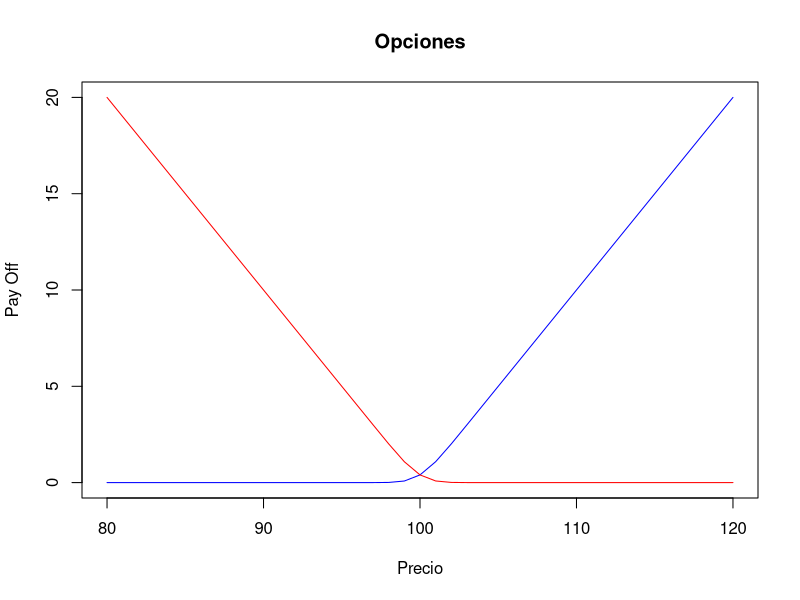
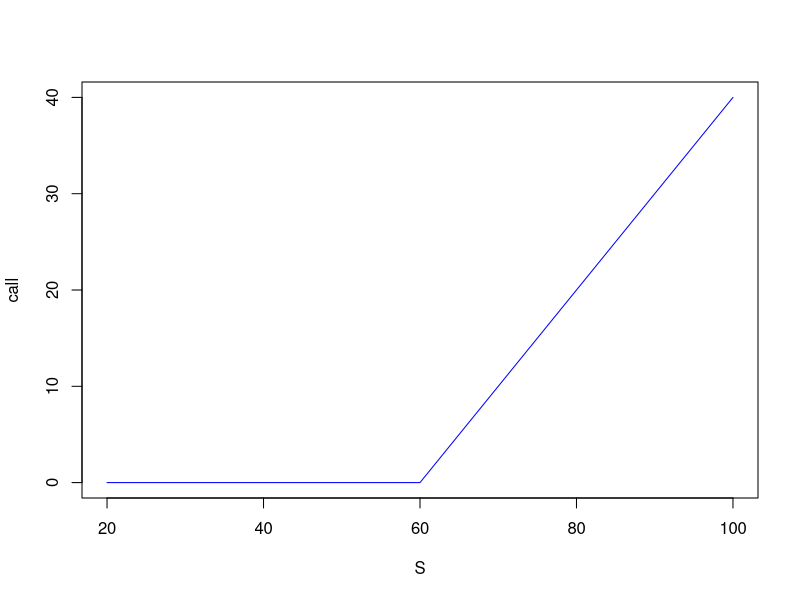
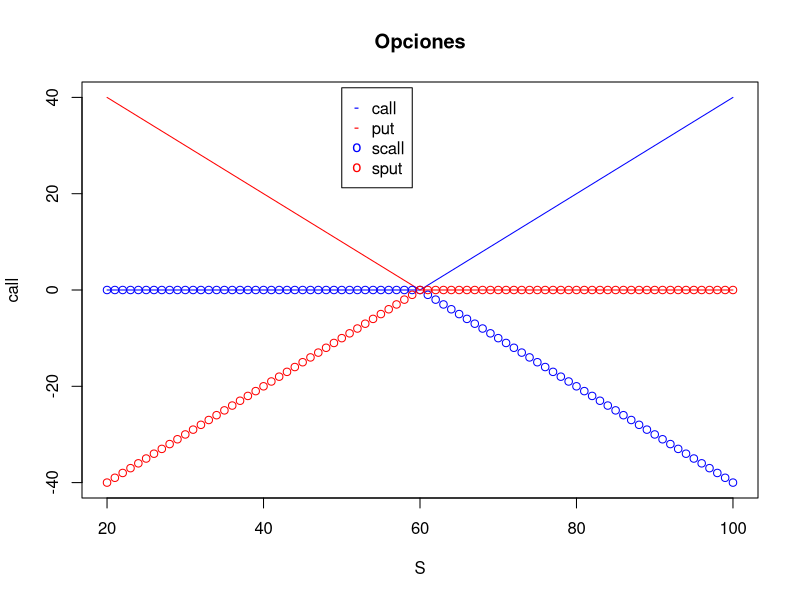
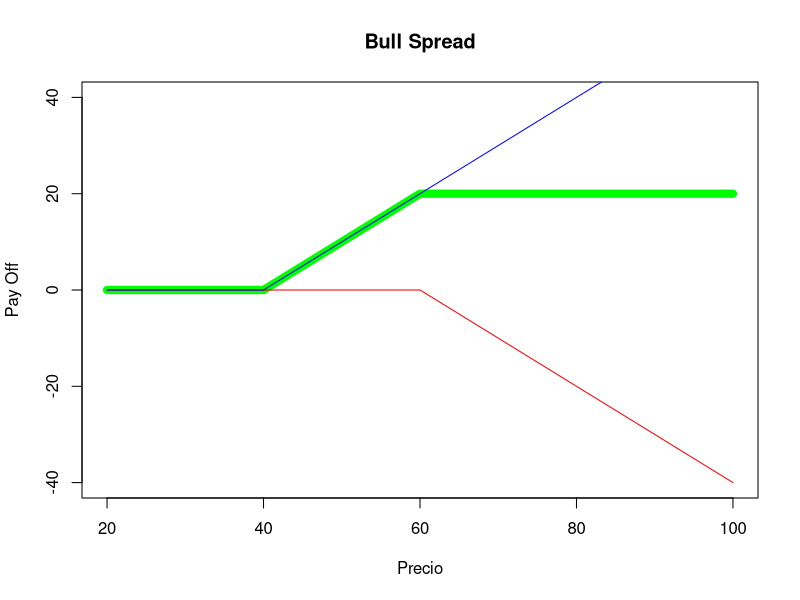
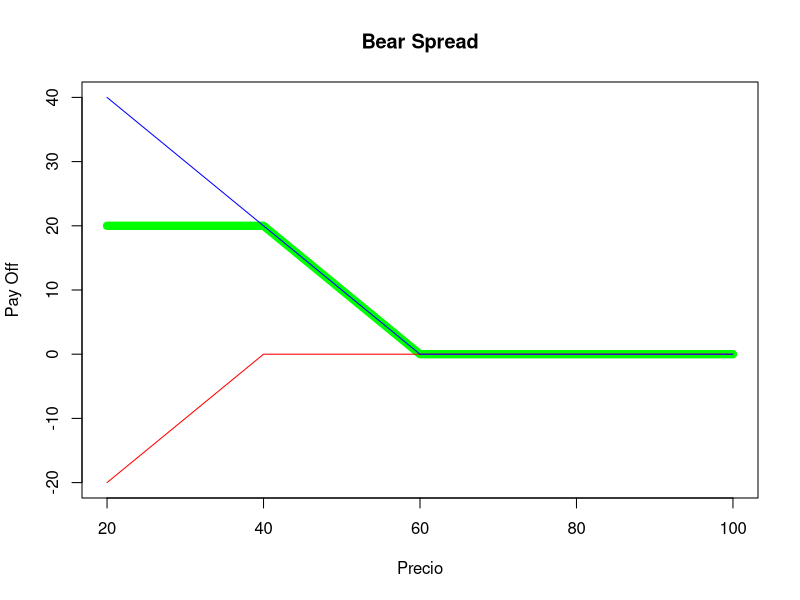
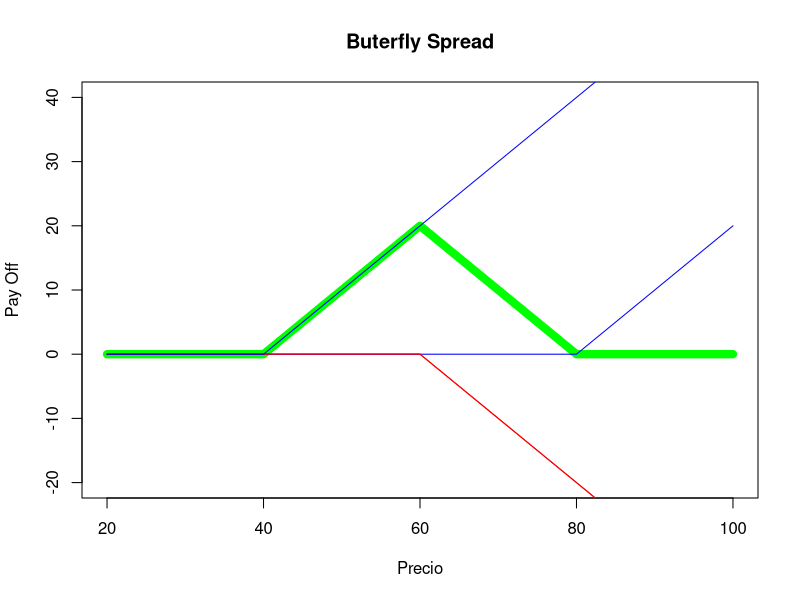
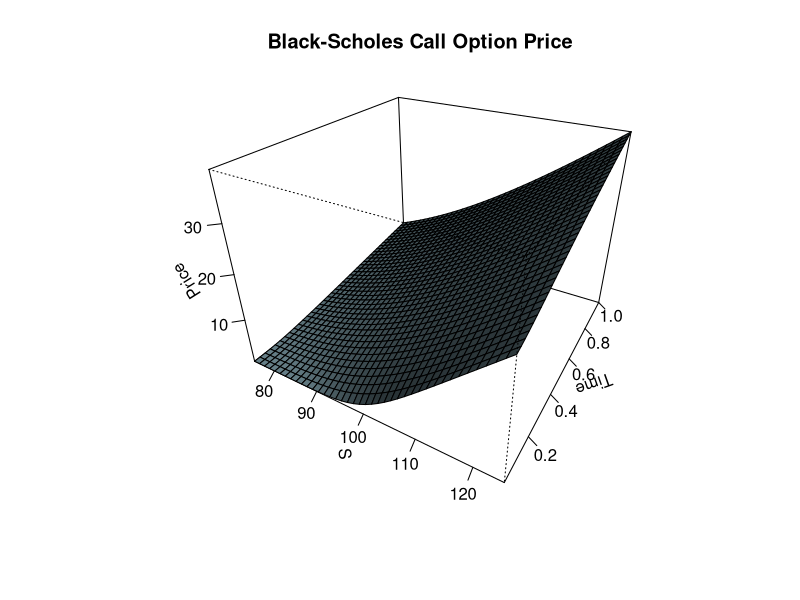
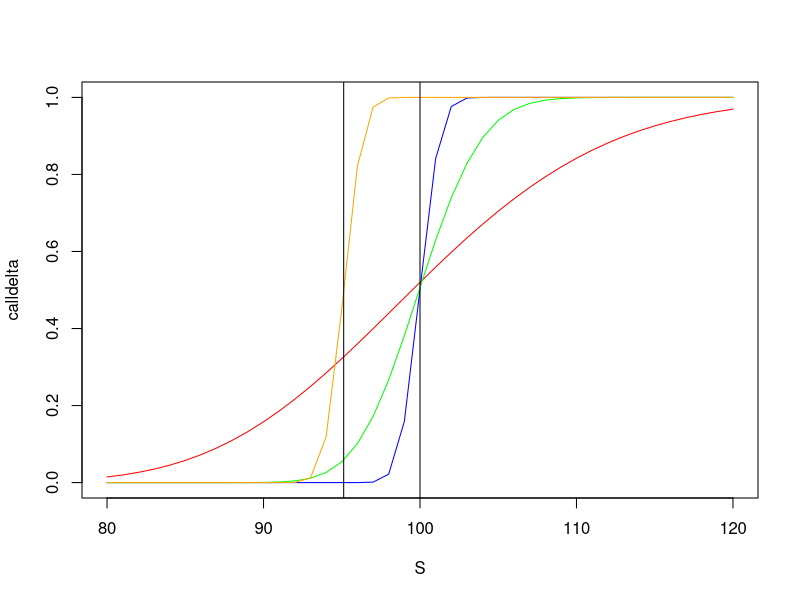

Generate these figures, in order, with R: (Note: this script raises an error after producing the figures.)
BlackScholes <- function(S, K, r, T, sig, type){
  
  if(type=="C"){
    d1 <- (log(S/K) + (r + sig^2/2)*T) / (sig*sqrt(T))
    d2 <- d1 - sig*sqrt(T)
    
    value <- S*pnorm(d1) - K*exp(-r*T)*pnorm(d2)
    return(value)}
  
  if(type=="P"){
    d1 <- (log(S/K) + (r + sig^2/2)*T) / (sig*sqrt(T))
    d2 <- d1 - sig*sqrt(T)
    
    value <-  (K*exp(-r*T)*pnorm(-d2) - S*pnorm(-d1))
    return(value)}
}





S=80:120
K=100
r=0
T=1
sig=0.01

call=BlackScholes(S, K, r, T, sig, "C")
put=BlackScholes(S, K, r, T, sig, "P")


plot(S,call,type="l",col="blue", ylab="Pay Off",xlab="Precio", main="Opciones")
lines(S,put, col="red")




opcal<-function(S,K){
  
  for(i in 1:length(S)){
    
    call[i]=max(S[i]-K,0)
    
  }
  return(call)
  
}

sopcal<-function(S,K){
  
  for(i in 1:length(S)){
    
    call[i]=-max(S[i]-K,0)
    
  }
  return(call)
  
}



S=4; K=2

opcal(S,K)


S=20:100; K=60

call=opcal(S,K)


plot(S,call,col="blue", type="l")

opput<-function(S,K){
  
  for(i in 1:length(S)){
    
    put[i]=max(K-S[i],0)
    
  }
  return(put)
  
}


sopput<-function(S,K){
  
  for(i in 1:length(S)){
    
    put[i]=-max(K-S[i],0)
    
  }
  return(put)
  
}


put=opput(S,K)
sput=sopput(S,K)
scall=sopcal(S,K)

 

 
plot(S,call,col="blue", type="l", ylim = c(-40,40), main="Opciones",)
lines(S,put,col="red",type="l")
lines(S,scall,col="blue",type="p")
lines(S,sput,col="red",type="p")
legend(50, 42,legend = c("call","put","scall","sput"), col=c("blue","red","blue", "red"),pch = c("-","-","o","o")) 





## Bull spread


K1=40
K2=60

S=20:100


call=opcal(S,K1)
scall=sopcal(S,K2)


bull=function(S,K1,K2){
  
  call=opcal(S,K1) ; scall=sopcal(S,K2)

   bull=scall+call
  return(bull)
}

bull=bull(S,K1,K2)
plot(S,bull,col="green", type="l", ylim = c(-40,40), main="Bull Spread",lwd=8,ylab="Pay Off", xlab="Precio")
lines(S,scall,col="red",type="l")
lines(S,call,col="blue",type="l")

bear=function(S,K1,K2){
  
 put=opput(S,K2) ; sput=sopput(S,K1)
  
  bear=sput+put
  return(bear)
}


put=opput(S,K2)
sput=sopput(S,K1)
bear=bear(S,K1,K2)
plot(S,bear,col="green", type="l", ylim = c(-20,40), main="Bear Spread",lwd=8,ylab="Pay Off", xlab="Precio")
lines(S,sput,col="red",type="l")
lines(S,put,col="blue",type="l")


K1=40
K2=60
K3=80

buterfly=function(S,K1,K2,K3){
  
  call1=opcal(S,K1) ; scall1=sopcal(S,K2);scall2=sopcal(S,K2);call2=opcal(S,K3)
  
  buterfly=call1+call2+scall1+scall2
  
  return(buterfly)
}

buterfly=buterfly(S,K1,K2,K3)

call1=opcal(S,K1) ; scall1=sopcal(S,K2);scall2=sopcal(S,K2);call2=opcal(S,K3)

plot(S,buterfly,col="green", type="l" ,ylim = c(-20,40), main="Buterfly Spread",lwd=8,ylab="Pay Off", xlab="Precio")
lines(S,scall1,col="red",type="l")
lines(S,call2,col="blue",type="l")
lines(S,scall2,col="red",type="l")
lines(S,call1,col="blue",type="l")



## Black and Scholes


call.value <- function(S, X, t, r, v)
{
  d1 <- (log(S/X)+(r+ 0.5 * v^2) * t) / ( v * sqrt(t))
  d2 <- d1 - v * sqrt(t)
  result <- S * pnorm(d1) - X * exp(-r * t) * pnorm(d2)
  result
}


put.value  <- function(S, X, t, r, v)
{
  d1 <- (log(S/X) + (r + 0.5 * v^2) * t)/(v * sqrt(t))
  d2 <- d1 - v * sqrt(t)
  X * exp(-r * t) * pnorm(-d2)- S * pnorm(-d1)
}


delta <- function(type, S, X, t, r, v)
{
  d1 <- (log(S/X) + (r + 0.5 * v^2) * t)/(v * sqrt(t));
  if(type > 0)	# put
    pnorm(d1) -1
  else			# call
    pnorm(d1);
  
}


gamma <- function(type, S, X, t, r, v)
{
  d <- (log(S/X) + (r + 0.5 * v^2) * t)/(v * sqrt(t));
  top <- exp(-d^2/2)
  bottom <- S * v * sqrt(2*pi*t)
  top/bottom
}



# type: either 0 means call option and 1 means put option
rho <- function(type, S, X, t, r, v)
{
  d1 <- (log(S/X)+(r+ 0.5 * v^2) * t) / ( v * sqrt(t))
  d2 <- d1 - v * sqrt(t)
  if(type >0)	# put
    -X * t * exp(-r * t) * pnorm(-d2)
  else	# call	
    X * t * exp(-r * t) * pnorm(d2);
}


vega <- function(type, S, X, t, r, v)
{
  d1 <- (log(S/X)+(r+ 0.5 * v^2) * t) / ( v * sqrt(t))
  S * sqrt(t) * ( exp(-d1^2/2)/ sqrt(2 * pi) )
}


theta <- function(type, S, X, t, r, v)
{
  d1 <- (log(S/X)+(r+ 0.5 * v^2) * t) / ( v * sqrt(t))
  d2 <- d1 - v * sqrt(t)
  if(type >0)	# put
  {
    p1 <- -S * exp(-d1^2/2) * v / (2 * sqrt(2 * pi * t) )
    p2 <- r * X * exp(-r * t) * pnorm(1 - pnorm(d2))	        
    p1 + p2
  }
  else	# call	
  {
    p1 <- -S * exp(-d1^2/2) * v / (2 * sqrt(2 * pi * t) ) 
    p2 <- r * X * exp(-r * t) * pnorm(d2);	        
    p1 - p2
  }
}



greeks <- function(type, fnc, S, X, t, r, v)
{
  if (fnc=="delta")
  {
    delta(type, S, X, t, r, v)
  }
  else if(fnc=="vega")
  {
    vega(type, S, X, t, r, v)
  }
  else if(fnc=="gamma")
  {
    gamma(type, S, X, t, r, v)
  }
  else if(fnc=="rho")
  {
    rho(type, S, X, t, r, v)
  }
  else
  {
    theta(type, S, X, t, r, v);
  }
}


# The following code produces a 3D perspective 
# plot for the Black-Schole Call option.
CallOption3DPlot = function ( S, X, t, r, v, 
                              theta = 30, phi = 30, expand = 0.75, 
                              col = "lightblue", ltheta = 120, shade = 0.75, 
                              ticktype = "detailed", cex = 0.6, 
                              main = "Black-Scholes Call Option Price", ...)
{   
  
  premium3D = function(S, t,  X, r, v) 
  {
    call.value(S, X, t, r, v)
  }
  
  
  # Prices:
  Price = outer(S, t, FUN = premium3D,  X, r,  v)
  
  # Perspective Plot:
  persp(x = S, y = t, z = Price, xlab = "S", ylab = "Time",  
        theta = theta, phi = phi, expand = expand, col = col, 
        ltheta = ltheta, shade = shade, ticktype = ticktype, 
        cex = cex, main = main, ...) 
  
  # Return Value:
  invisible(list(S = S, t= t, Price = Price))  
}




CallOption3DPlot( S = seq(from = 75, to = 125, length = 40), 
                  X = 100, 
                  t = seq(from = 1/52, to = 1, length = 40), 
                  r = 0.1, 
                  v = 0.4)


### Graficos de las griegas


plot3DGreeks <- function (type, func, S, X, t, r, v, theta = 30, 
                          phi = 20, expand = 0.75, col = "cyan", ltheta = 120, shade = 0.75, 
                          ticktype = "detailed", cex = 0.6, 
                          main = paste("Black-Scholes Option Sensitivity for ", func, sep="") , ...)
{  
  greeks3D = function(S, t, X, r, v) 
  { 
    if (func == "delta")
    {
      delta(type, S, X, t, r, v)
    }
    else if (func == "gamma")
    {
      gamma(type, S, X, t, r, v)
    }
    else if (func == "vega")
    {
      vega(type, S, X, t, r, v)
    }
    else if (func == "theta")
    {
      theta(type, S, X, t, r, v)
    }
    else if (func == "rho")
    {
      rho(type, S, X, t, r, v)
    }
  }
  
  # Sensitivities:
  Greeks = outer(S, t, FUN = greeks3D, X, r, v)
  
  # Perspective Plot:
  persp(x=S, y=t, z=Greeks, xlab="S", ylab="Time", zlab="Griega", 
        theta=theta, phi=phi, expand=expand, col=col, ltheta=ltheta,
        shade=shade, ticktype=ticktype, cex=cex, main=main, ...) 
  
  # Return Value:
  invisible(list(S = S, t = t, Sensitivity = Greeks))
}


## Grafica de una Delta



S=80:120
K=100
r=0
T=1
sig=0.01

calldelta=delta(0,S,K,T,r,sig)
calldelta1=delta(0,S,K,T,r,0.1)
calldelta2=delta(0,S,K,10,r,0.01)
calldelta3=delta(0,S,K,T,0.05,0.01)

plot(S,calldelta, type="l",col="blue")
lines(S,calldelta1, col="red")
lines(S,calldelta2, col="green")
lines(S,calldelta3, col="orange")
abline(v=100*exp(-0.05))
abline(v=100)

par(mfrow = c(1, 2), cex = 1/3)
types <- c(0, 1)
S <- seq(from = 75, to = 125, length = 25) 
t <- seq(from = 1/52, to = 1, length = 25)
for (i in types)
{
  plot3DGreeks(i, "vega", S = S, X = 100, t = t, r = 0.1, v = 0.40)
}


### Grafica Gamma


gammacall=gamma(0,S,K,T,r,sig)
par(mfrow=c(2,1))
plot(S,gammacall, type="l",col="blue")
plot(S,calldelta, type="l",col="blue")
